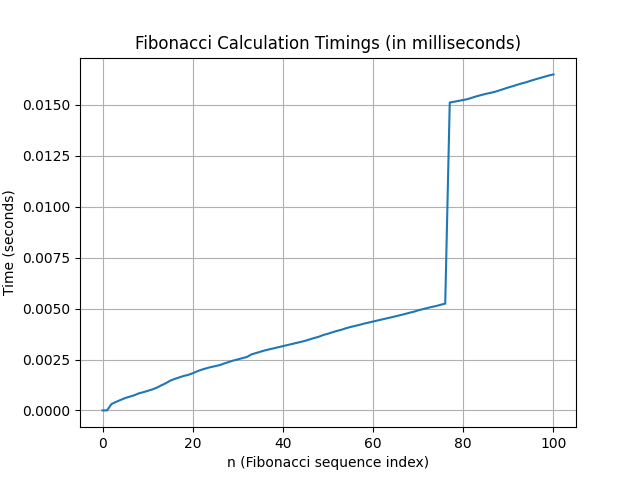

Here is the Python script that generated this plot:
import time
import matplotlib.pyplot as plt
from functools import lru_cache

timings = []


# Timer decorator
def timer(func):
    def wrapper(*args, **kwargs):
        global timings
        start = time.perf_counter()
        result = func(*args, **kwargs)
        end = time.perf_counter()
        execution_time = end - start  # Convert to seconds
        timings.append(execution_time)
        print(f"Finished in {execution_time:.10f} s: f({args[0]}) -> {result}")
        return result

    return wrapper


# Fibonacci function with memoization and the timer decorator
@lru_cache
@timer
def fib(n):
    if n < 2:
        return n
    return fib(n - 1) + fib(n - 2)


def graph():
    # Plotting the results
    plt.plot(timings)
    plt.title("Fibonacci Calculation Timings (in milliseconds)")
    plt.xlabel("n (Fibonacci sequence index)")
    plt.ylabel("Time (seconds)")
    plt.grid(True)
    plt.show()


if __name__ == "__main__":
    fib(100)
    graph()
